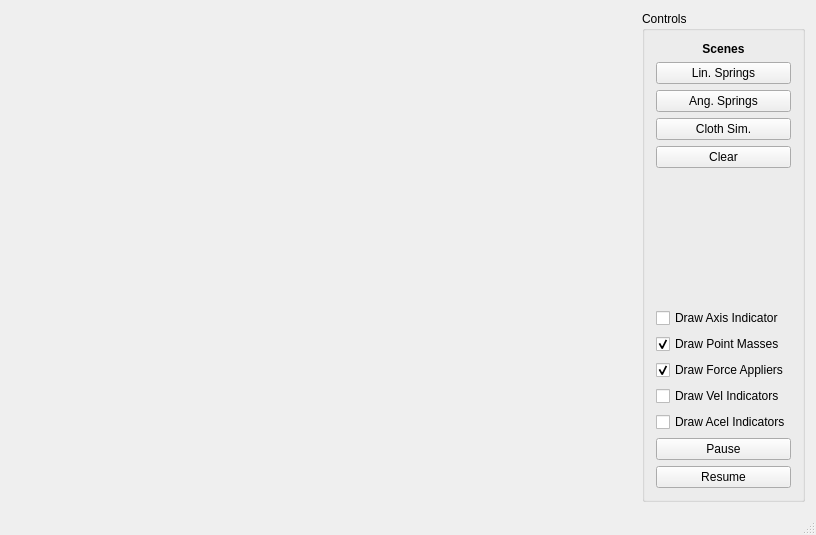
<?xml version="1.0" encoding="UTF-8"?>
<ui version="4.0">
 <class>MainWindow</class>
 <widget class="QMainWindow" name="MainWindow">
  <property name="geometry">
   <rect>
    <x>0</x>
    <y>0</y>
    <width>816</width>
    <height>535</height>
   </rect>
  </property>
  <property name="windowTitle">
   <string>CSC 473 - V00786126 - Assignment 1</string>
  </property>
  <widget class="QWidget" name="centralWidget">
   <layout class="QHBoxLayout" name="horizontalLayout">
    <item>
     <widget class="GLWidget" name="renderWidget" native="true">
      <property name="sizePolicy">
       <sizepolicy hsizetype="Expanding" vsizetype="Preferred">
        <horstretch>0</horstretch>
        <verstretch>0</verstretch>
       </sizepolicy>
      </property>
     </widget>
    </item>
    <item>
     <widget class="QGroupBox" name="groupBox">
      <property name="sizePolicy">
       <sizepolicy hsizetype="Fixed" vsizetype="Preferred">
        <horstretch>0</horstretch>
        <verstretch>0</verstretch>
       </sizepolicy>
      </property>
      <property name="title">
       <string>Controls</string>
      </property>
      <layout class="QVBoxLayout" name="verticalLayout">
       <item>
        <widget class="QLabel" name="label">
         <property name="font">
          <font>
           <weight>75</weight>
           <bold>true</bold>
          </font>
         </property>
         <property name="text">
          <string>Scenes</string>
         </property>
         <property name="alignment">
          <set>Qt::AlignCenter</set>
         </property>
        </widget>
       </item>
       <item>
        <widget class="QPushButton" name="linSpringBtn">
         <property name="text">
          <string>Lin. Springs</string>
         </property>
        </widget>
       </item>
       <item>
        <widget class="QPushButton" name="angSpringBtn">
         <property name="text">
          <string>Ang. Springs</string>
         </property>
        </widget>
       </item>
       <item>
        <widget class="QPushButton" name="clothSimBtn">
         <property name="text">
          <string>Cloth Sim.</string>
         </property>
        </widget>
       </item>
       <item>
        <widget class="QPushButton" name="clearSceneBtn">
         <property name="text">
          <string>Clear</string>
         </property>
        </widget>
       </item>
       <item>
        <spacer name="verticalSpacer">
         <property name="orientation">
          <enum>Qt::Vertical</enum>
         </property>
         <property name="sizeHint" stdset="0">
          <size>
           <width>20</width>
           <height>40</height>
          </size>
         </property>
        </spacer>
       </item>
       <item>
        <widget class="QCheckBox" name="drawAxisCB">
         <property name="text">
          <string>Draw Axis Indicator</string>
         </property>
        </widget>
       </item>
       <item>
        <widget class="QCheckBox" name="drawPointMassesCB">
         <property name="text">
          <string>Draw Point Masses</string>
         </property>
         <property name="checked">
          <bool>true</bool>
         </property>
        </widget>
       </item>
       <item>
        <widget class="QCheckBox" name="drawForceAppsCB">
         <property name="text">
          <string>Draw Force Appliers</string>
         </property>
         <property name="checked">
          <bool>true</bool>
         </property>
        </widget>
       </item>
       <item>
        <widget class="QCheckBox" name="drawVelCB">
         <property name="text">
          <string>Draw Vel Indicators</string>
         </property>
        </widget>
       </item>
       <item>
        <widget class="QCheckBox" name="drawAcelCB">
         <property name="text">
          <string>Draw Acel Indicators</string>
         </property>
        </widget>
       </item>
       <item>
        <widget class="QPushButton" name="pauseBtn">
         <property name="text">
          <string>Pause</string>
         </property>
        </widget>
       </item>
       <item>
        <widget class="QPushButton" name="resumeBtn">
         <property name="text">
          <string>Resume</string>
         </property>
        </widget>
       </item>
      </layout>
     </widget>
    </item>
   </layout>
  </widget>
  <widget class="QStatusBar" name="statusBar"/>
  <widget class="QMenuBar" name="menuBar">
   <property name="geometry">
    <rect>
     <x>0</x>
     <y>0</y>
     <width>816</width>
     <height>21</height>
    </rect>
   </property>
  </widget>
 </widget>
 <layoutdefault spacing="6" margin="11"/>
 <customwidgets>
  <customwidget>
   <class>GLWidget</class>
   <extends>QWidget</extends>
   <header>glwidget.h</header>
   <container>1</container>
   <slots>
    <slot>setUpBasicSprings()</slot>
    <slot>clearSetup()</slot>
    <slot>pauseTimer()</slot>
    <slot>resumeTimer()</slot>
    <slot>setUpAngleSprings()</slot>
    <slot>setShowVelState(bool)</slot>
    <slot>setShowAcelState(bool)</slot>
    <slot>setShowForceAppsState(bool)</slot>
    <slot>setShowPointMassesState(bool)</slot>
    <slot>setUpCloth()</slot>
    <slot>setShowAxisState(bool)</slot>
   </slots>
  </customwidget>
 </customwidgets>
 <resources/>
 <connections>
  <connection>
   <sender>linSpringBtn</sender>
   <signal>clicked()</signal>
   <receiver>renderWidget</receiver>
   <slot>setUpBasicSprings()</slot>
   <hints>
    <hint type="sourcelabel">
     <x>759</x>
     <y>83</y>
    </hint>
    <hint type="destinationlabel">
     <x>357</x>
     <y>267</y>
    </hint>
   </hints>
  </connection>
  <connection>
   <sender>clearSceneBtn</sender>
   <signal>clicked()</signal>
   <receiver>renderWidget</receiver>
   <slot>clearSetup()</slot>
   <hints>
    <hint type="sourcelabel">
     <x>759</x>
     <y>112</y>
    </hint>
    <hint type="destinationlabel">
     <x>357</x>
     <y>267</y>
    </hint>
   </hints>
  </connection>
  <connection>
   <sender>pauseBtn</sender>
   <signal>clicked()</signal>
   <receiver>renderWidget</receiver>
   <slot>pauseTimer()</slot>
   <hints>
    <hint type="sourcelabel">
     <x>759</x>
     <y>455</y>
    </hint>
    <hint type="destinationlabel">
     <x>357</x>
     <y>267</y>
    </hint>
   </hints>
  </connection>
  <connection>
   <sender>resumeBtn</sender>
   <signal>clicked()</signal>
   <receiver>renderWidget</receiver>
   <slot>resumeTimer()</slot>
   <hints>
    <hint type="sourcelabel">
     <x>759</x>
     <y>484</y>
    </hint>
    <hint type="destinationlabel">
     <x>357</x>
     <y>267</y>
    </hint>
   </hints>
  </connection>
  <connection>
   <sender>angSpringBtn</sender>
   <signal>clicked()</signal>
   <receiver>renderWidget</receiver>
   <slot>setUpAngleSprings()</slot>
   <hints>
    <hint type="sourcelabel">
     <x>759</x>
     <y>112</y>
    </hint>
    <hint type="destinationlabel">
     <x>357</x>
     <y>267</y>
    </hint>
   </hints>
  </connection>
  <connection>
   <sender>drawAcelCB</sender>
   <signal>toggled(bool)</signal>
   <receiver>renderWidget</receiver>
   <slot>setShowAcelState(bool)</slot>
   <hints>
    <hint type="sourcelabel">
     <x>735</x>
     <y>429</y>
    </hint>
    <hint type="destinationlabel">
     <x>333</x>
     <y>267</y>
    </hint>
   </hints>
  </connection>
  <connection>
   <sender>drawVelCB</sender>
   <signal>toggled(bool)</signal>
   <receiver>renderWidget</receiver>
   <slot>setShowVelState(bool)</slot>
   <hints>
    <hint type="sourcelabel">
     <x>735</x>
     <y>406</y>
    </hint>
    <hint type="destinationlabel">
     <x>333</x>
     <y>267</y>
    </hint>
   </hints>
  </connection>
  <connection>
   <sender>drawPointMassesCB</sender>
   <signal>toggled(bool)</signal>
   <receiver>renderWidget</receiver>
   <slot>setShowPointMassesState(bool)</slot>
   <hints>
    <hint type="sourcelabel">
     <x>735</x>
     <y>360</y>
    </hint>
    <hint type="destinationlabel">
     <x>333</x>
     <y>267</y>
    </hint>
   </hints>
  </connection>
  <connection>
   <sender>drawForceAppsCB</sender>
   <signal>toggled(bool)</signal>
   <receiver>renderWidget</receiver>
   <slot>setShowForceAppsState(bool)</slot>
   <hints>
    <hint type="sourcelabel">
     <x>735</x>
     <y>383</y>
    </hint>
    <hint type="destinationlabel">
     <x>333</x>
     <y>267</y>
    </hint>
   </hints>
  </connection>
  <connection>
   <sender>clothSimBtn</sender>
   <signal>clicked()</signal>
   <receiver>renderWidget</receiver>
   <slot>setUpCloth()</slot>
   <hints>
    <hint type="sourcelabel">
     <x>735</x>
     <y>141</y>
    </hint>
    <hint type="destinationlabel">
     <x>333</x>
     <y>267</y>
    </hint>
   </hints>
  </connection>
  <connection>
   <sender>drawAxisCB</sender>
   <signal>toggled(bool)</signal>
   <receiver>renderWidget</receiver>
   <slot>setShowAxisState(bool)</slot>
   <hints>
    <hint type="sourcelabel">
     <x>735</x>
     <y>337</y>
    </hint>
    <hint type="destinationlabel">
     <x>333</x>
     <y>267</y>
    </hint>
   </hints>
  </connection>
 </connections>
</ui>
